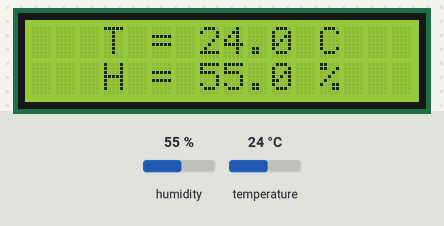
Recording of a sketch running on a simulated Arduino Uno, built with avr-gcc and run on an emulated ATmega328P. On the bench: 16×2 character LCD. The inputs (shaded band) are chosen by the test bench; at power-on: humidity 55 %, temperature 24 °C. The local clock reads 2024-03-15 10:24:30 at power-on unless the sketch sets it.

Above: at 2.8 s.
2.9 s: humidity set to 22 %
At 12.8 s:
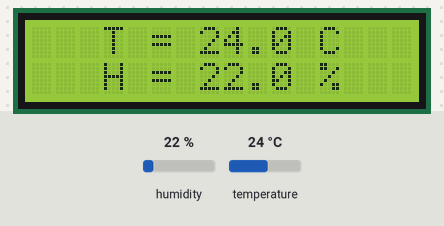
13.8 s: temperature set to 12 °C
At 22.8 s:
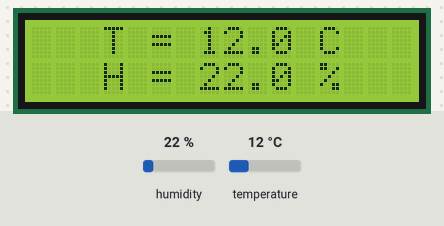
27.8 s: humidity set to 40 %
At 32.8 s:
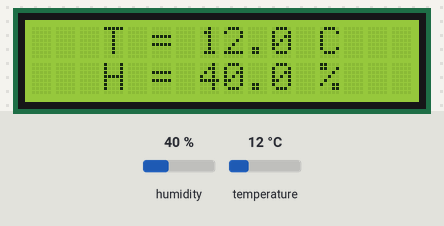
38.8 s: temperature set to 19 °C
At 42.8 s:
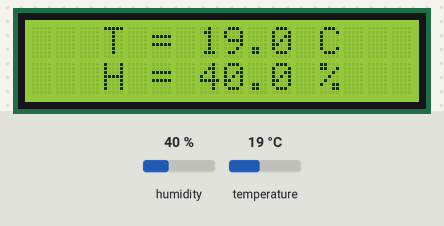
Timing chart, 0 to 44.3 s (numbered marks = the images above; inputs shaded):
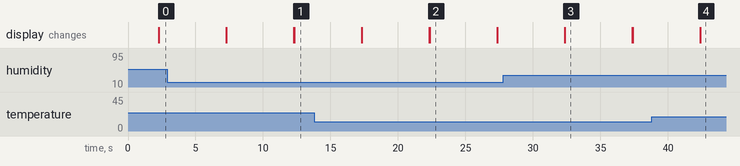

The sketch:

station_meteo.ino
```cpp
#include <LiquidCrystal.h> //librairie pour l'afficheur LCD
#include <dht_nonblocking.h> //librairie pour le capteur d'humidité et de température
#include <Wire.h> //librairie pour le DS1307
#include <DS3231.h>//librairie pour le DS1307

#define DHT_SENSOR_TYPE DHT_TYPE_11 //définir le type de capteur

DS3231 clock;
RTCDateTime dt;

float temperature;
float humidite;

LiquidCrystal lcd(7, 8, 9, 10, 11, 12); //pins afficheur LCD
static const int DHT_SENSOR_PIN = 2; //pin capteur d'humidité et de température
DHT_nonblocking dht_sensor( DHT_SENSOR_PIN, DHT_SENSOR_TYPE );

static bool measure_environment( float *temperature, float *humidite )
{
  static unsigned long measurement_timestamp = millis( );

  /* Measure once every four seconds. */
  if( millis( )/10000 - measurement_timestamp > 3000ul )
  {
    if( dht_sensor.measure( temperature, humidite ) == true )
    {
      measurement_timestamp = millis( );
      return( true );
    }
  }

  return( false );
}

void setup() {
  Serial.begin(9600);

  lcd.begin(16, 2); //taille de l'afficheur

  // Initialize DS3231
  clock.begin();
}

void loop() {
  if( measure_environment (&temperature, &humidite) == true)
  {
    //afficher la temperature et l'humidité
    lcd.setCursor(3, 0);
    lcd.print( "T = " );
    lcd.print( temperature, 1);
    lcd.print( " C" );
    lcd.setCursor(3, 1);
    lcd.print( "H = " );
    lcd.print( humidite, 1);
    lcd.print( " %" );
    delay(5000);

    lcd.clear();
    delay(10);

    //afficher l'heure et la date
    dt = clock.getDateTime();

    lcd.setCursor(4, 0);
    lcd.print(dt.year);   lcd.print("-");
    lcd.print(dt.month);  lcd.print("-");
    lcd.print(dt.day);    lcd.print(" ");
    lcd.setCursor(5, 1);
    lcd.print(dt.hour);   lcd.print(":");
    lcd.print(dt.minute);

    delay(5000);

    lcd.clear();
    delay(10);
  }

}
```

Measured:
- what the display in image 2 shows lasts 5.0 s, from 22.3 s to 27.3 s
